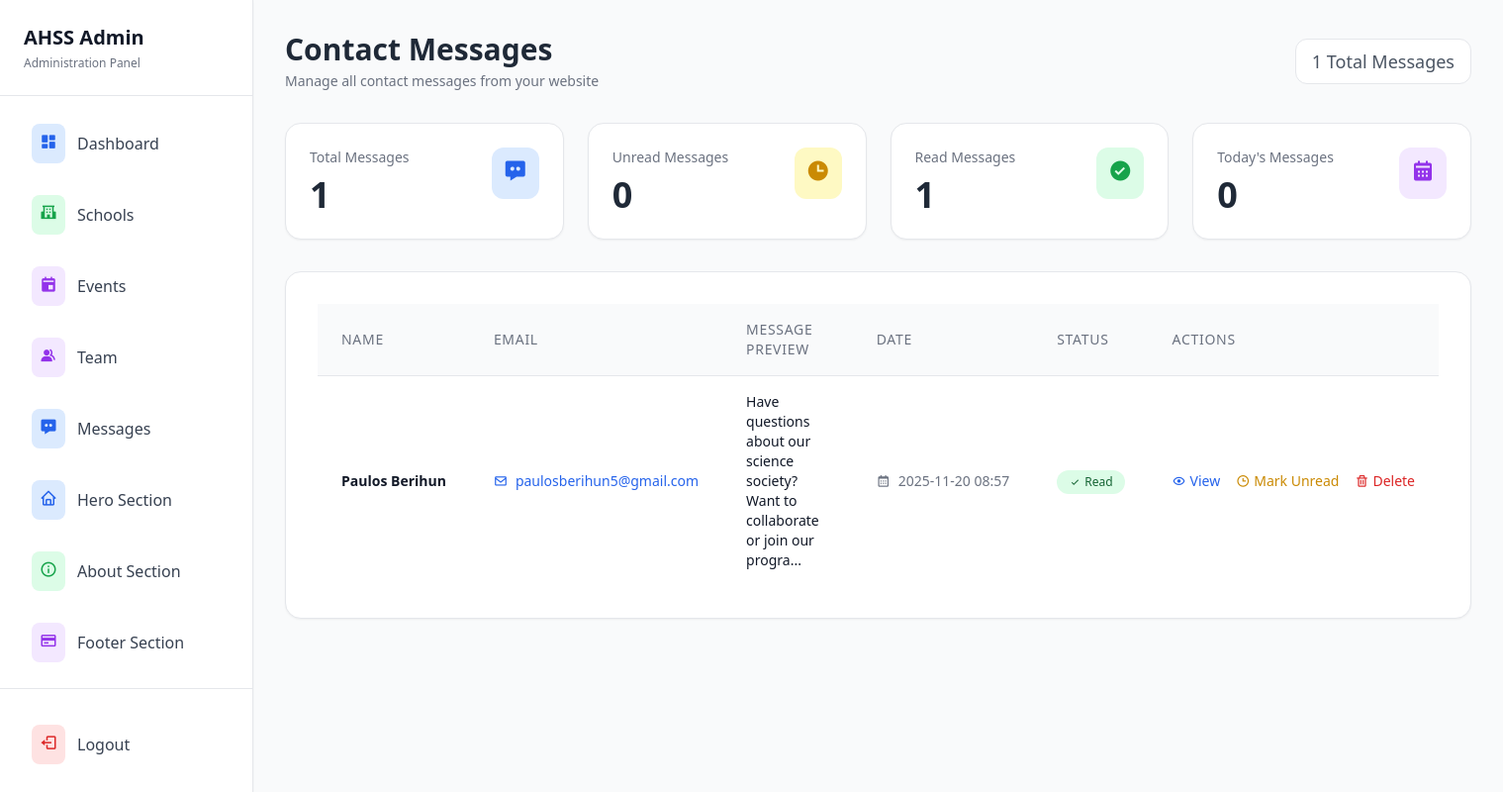
/admin/messages (signed in), run on the app's committed database.
### tables this page shows
CREATE TABLE contact_messages
                (id INTEGER PRIMARY KEY AUTOINCREMENT,
                name TEXT NOT NULL,
                email TEXT NOT NULL,
                message TEXT NOT NULL,
                is_read BOOLEAN DEFAULT 0,
                created_at TIMESTAMP DEFAULT CURRENT_TIMESTAMP);

### app.py (the view)
@app.route('/admin/messages')
@admin_required
def admin_messages():
    conn = get_db_connection()
    messages = conn.execute('''
        SELECT * FROM contact_messages
        ORDER BY created_at DESC
    ''').fetchall()
    total_messages = len(messages)
    unread_messages = sum(1 for m in messages if not m['is_read'])
    read_messages = total_messages - unread_messages
    today = datetime.now().strftime('%Y-%m-%d')
    today_messages = sum(1 for m in messages if m['created_at'].startswith(today))
    conn.close()
    return render_template('admin/messages.html',
                         messages=messages,
                         total_messages=total_messages,
                         unread_messages=unread_messages,
                         read_messages=read_messages,
                         today_messages=today_messages)

### app.py (called while the page is built)
def get_db_connection():
    conn = sqlite3.connect('site.db')
    conn.row_factory = sqlite3.Row
    return conn

def admin_required(f):
    @wraps(f)
    def decorated_function(*args, **kwargs):
        if 'admin_logged_in' not in session:
            return redirect(url_for('admin_login'))
        return f(*args, **kwargs)
    return decorated_function

### templates/admin/messages.html (shortened to what this page needs)
<!DOCTYPE html>
<html lang="en">
<head>
    <script src="https://cdn.tailwindcss.com"></script>
    <link href='https://unpkg.com/boxicons@2.1.4/css/boxicons.min.css' rel='stylesheet'>
</head>
<body class="bg-gray-50 text-gray-800">
    <div class="flex min-h-screen">
        {% include 'admin/include/sidebar.html' %}
        <main class="lg:ml-64 flex-1 p-8">
            <div class="max-w-7xl mx-auto space-y-8">
                <div class="flex items-center justify-between">
                    <div>
                        <h1 class="text-3xl font-bold">Contact Messages</h1>
                        <p class="text-gray-500 text-sm mt-1">Manage all contact messages from your website</p>
                    </div>
                    <span class="text-lg text-gray-600 bg-white px-4 py-2 rounded-xl border border-gray-200">
                        {{ total_messages }} Total Messages
                    </span>
                </div>
                <div class="grid grid-cols-1 md:grid-cols-2 lg:grid-cols-4 gap-6">
                    <div class="bg-white rounded-2xl border border-gray-200 p-6 shadow-sm hover:shadow-md transition">
                        <div class="flex items-start justify-between">
                            <div>
                                <p class="text-sm text-gray-500">Total Messages</p>
                                <p class="text-4xl font-semibold mt-2">{{ total_messages }}</p>
                            </div>
                            <div class="p-3 bg-blue-100 text-blue-600 rounded-xl">
                                <i class='bx bxs-message-dots text-2xl'></i>
                            </div>
                        </div>
                    </div>
                    <div class="bg-white rounded-2xl border border-gray-200 p-6 shadow-sm hover:shadow-md transition">
                        <div class="flex items-start justify-between">
                            <div>
                                <p class="text-sm text-gray-500">Unread Messages</p>
                                <p class="text-4xl font-semibold mt-2">{{ unread_messages }}</p>
                            </div>
                            <div class="p-3 bg-yellow-100 text-yellow-600 rounded-xl">
                                <i class='bx bxs-time text-2xl'></i>
                            </div>
                        </div>
                    </div>
                    <div class="bg-white rounded-2xl border border-gray-200 p-6 shadow-sm hover:shadow-md transition">
                        <div class="flex items-start justify-between">
                            <div>
                                <p class="text-sm text-gray-500">Read Messages</p>
                                <p class="text-4xl font-semibold mt-2">{{ read_messages }}</p>
                            </div>
                            <div class="p-3 bg-green-100 text-green-600 rounded-xl">
                                <i class='bx bxs-check-circle text-2xl'></i>
                            </div>
                        </div>
                    </div>
                    <div class="bg-white rounded-2xl border border-gray-200 p-6 shadow-sm hover:shadow-md transition">
                        <div class="flex items-start justify-between">
                            <div>
                                <p class="text-sm text-gray-500">Today's Messages</p>
                                <p class="text-4xl font-semibold mt-2">{{ today_messages }}</p>
                            </div>
                            <div class="p-3 bg-purple-100 text-purple-600 rounded-xl">
                                <i class='bx bxs-calendar text-2xl'></i>
                            </div>
                        </div>
                    </div>
                </div>
                <div class="bg-white rounded-2xl border border-gray-200 shadow-sm p-8">
                    <div class="overflow-x-auto">
                        <table class="min-w-full divide-y divide-gray-200">
                            <thead class="bg-gray-50">
                                <tr>
                                    <th class="px-6 py-4 text-left text-sm font-medium text-gray-500 uppercase tracking-wider">Name</th>
                                    <th class="px-6 py-4 text-left text-sm font-medium text-gray-500 uppercase tracking-wider">Email</th>
                                    <th class="px-6 py-4 text-left text-sm font-medium text-gray-500 uppercase tracking-wider">Message Preview</th>
                                    <th class="px-6 py-4 text-left text-sm font-medium text-gray-500 uppercase tracking-wider">Date</th>
                                    <th class="px-6 py-4 text-left text-sm font-medium text-gray-500 uppercase tracking-wider">Status</th>
                                    <th class="px-6 py-4 text-left text-sm font-medium text-gray-500 uppercase tracking-wider">Actions</th>
                                </tr>
                            </thead>
                            <tbody class="bg-white divide-y divide-gray-200">
                                {% for message in messages %}
                                <tr class="hover:bg-gray-50 transition {% if not message.is_read %}bg-blue-50 border-l-4 border-l-blue-500{% endif %}">
                                    <td class="px-6 py-4 whitespace-nowrap">
                                        <div class="flex items-center">
                                            <div class="text-sm font-semibold text-gray-900">{{ message.name }}</div>
                                        </div>
                                    </td>
                                    <td class="px-6 py-4 whitespace-nowrap">
                                        <a href="mailto:{{ message.email }}" class="text-sm text-blue-600 hover:text-blue-800 flex items-center">
                                            <i class='bx bx-envelope mr-2'></i> {{ message.email }}
                                        </a>
                                    </td>
                                    <td class="px-6 py-4">
                                        <div class="text-sm text-gray-900 max-w-xs">
                                            {{ message.message[:80] }}{% if message.message|length > 80 %}...{% endif %}
                                        </div>
                                    </td>
                                    <td class="px-6 py-4 whitespace-nowrap">
                                        <div class="text-sm text-gray-500 flex items-center">
                                            <i class='bx bx-calendar mr-2'></i> {{ message.created_at[:16] }}
                                        </div>
                                    </td>
                                    <td class="px-6 py-4 whitespace-nowrap">
                                        {% if message.is_read %}
                                            <span class="inline-flex items-center px-3 py-1 rounded-full text-xs font-medium bg-green-100 text-green-800">
                                                <i class='bx bx-check mr-1'></i> Read
                                            </span>
                                        {% else %}
                                            <span class="inline-flex items-center px-3 py-1 rounded-full text-xs font-medium bg-yellow-100 text-yellow-800">
                                                <i class='bx bx-time mr-1'></i> Unread
                                            </span>
                                        {% endif %}
                                    </td>
                                    <td class="px-6 py-4 whitespace-nowrap text-sm font-medium">
                                        <div class="flex space-x-4">
                                            <a href="{{ url_for('view_message', message_id=message.id) }}"
                                               class="text-blue-600 hover:text-blue-800 flex items-center">
                                                <i class='bx bx-show mr-1'></i> View
                                            </a>
                                            {% if not message.is_read %}
                                            <a href="{{ url_for('mark_message_read', message_id=message.id) }}"
                                               class="text-green-600 hover:text-green-800 flex items-center">
                                                <i class='bx bx-check mr-1'></i> Mark Read
                                            </a>
                                            {% else %}
                                            <a href="{{ url_for('mark_message_unread', message_id=message.id) }}"
                                               class="text-yellow-600 hover:text-yellow-800 flex items-center">
                                                <i class='bx bx-time mr-1'></i> Mark Unread
                                            </a>
                                            {% endif %}
                                            <a href="{{ url_for('delete_message', message_id=message.id) }}"
                                               onclick="return confirm('Are you sure you want to delete this message?')"
                                               class="text-red-600 hover:text-red-800 flex items-center">
                                                <i class='bx bx-trash mr-1'></i> Delete
                                            </a>
                                        </div>
                                    </td>
                                </tr>
                                {% endfor %}
                            </tbody>
                        </table>
                    </div>
                </div>
            </div>
        </main>
    </div>
</body>
</html>

### data on the page
contact_messages: name "Paulos Berihun", email "paulosberihun5@gmail.com", message "Have questions about our science society? Want to collaborate or join our progra", created_at "2025-11-20 08:57", is_read True (drawn)

### other printed values
{{ total_messages }} "1"
{{ unread_messages }} "0"
{{ read_messages }} "1"
{{ today_messages }} "0"
